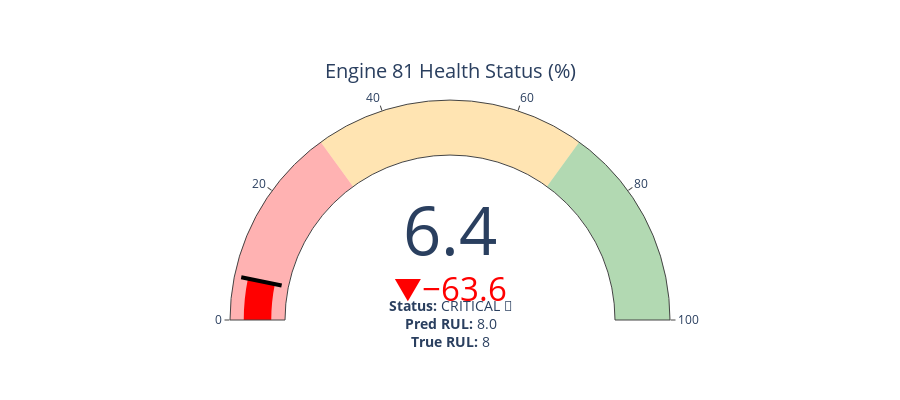

This figure's notebook cell:
### Code cell
# 🎲 Simulate "The Twist" - Random engine selection
random_engine = np.random.choice(test_ids)
print(f"🎲 Judge selected Engine #{random_engine}")

fig = display_engine_health(random_engine)
if fig:
    fig.show()

### Figure 1 — Plotly figure (JSON) as saved in the notebook; plotly's stock layout.template omitted (floating-point values rounded to 4 significant figures)
{"data": [{"delta": {"decreasing": {"color": "red"}, "increasing": {"color": "green"}, "reference": 70}, "gauge": {"axis": {"range": [0, 100], "tickwidth": 1}, "bar": {"color": "red"}, "steps": [{"color": "rgba(255, 0, 0, 0.3)", "range": [0, 30]}, {"color": "rgba(255, 165, 0, 0.3)", "range": [30, 70]}, {"color": "rgba(0, 128, 0, 0.3)", "range": [70, 100]}], "threshold": {"line": {"color": "black", "width": 4}, "thickness": 0.75, "value": 6.44}}, "mode": "gauge+number+delta", "title": {"text": "Engine 81 Health Status (%)"}, "type": "indicator", "value": 6.44}], "layout": {"annotations": [{"font": {"size": 14}, "showarrow": false, "text": "<b>Status:</b> CRITICAL 🚨<br><b>Pred RUL:</b> 8.0<br><b>True RUL:</b> 8", "x": 0.5, "y": -0.15}], "height": 400}}
